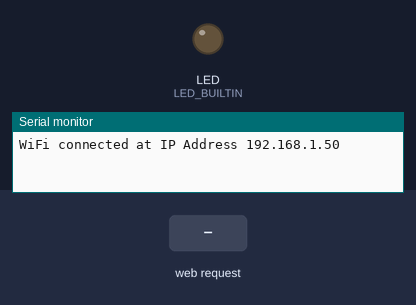
The sketch below on a simulated Raspberry Pi Pico W. On the bench: output pins drawn as LEDs (lit = HIGH), the last lines printed to the serial monitor. The test bench sets the inputs (shaded band). WiFi joins after 1.5 s; servers stay silent unless stated.

Above: at 2.7 s.
2.8 s: HTTP request GET /led/on received
At 3.6 s:
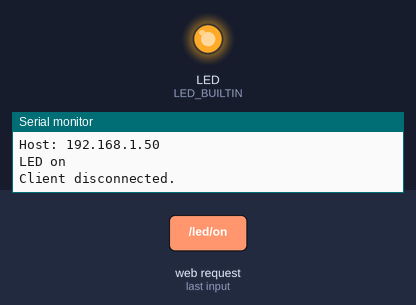
4.3 s: HTTP request GET /led/off received
At 4.7 s:
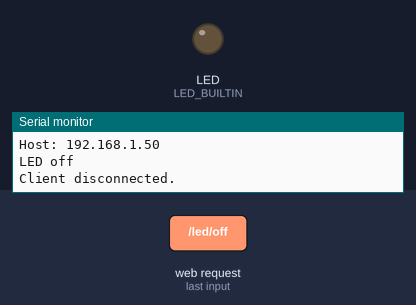
Timing chart, 0 to 7.3 s (numbered marks = the images above; inputs shaded):
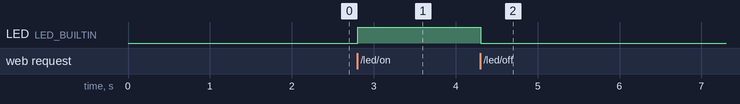

Measured:
- after the input at 2.8 s, LED (LED_BUILTIN): LOW → HIGH at once
- after the input at 4.3 s, LED (LED_BUILTIN): HIGH → LOW at once

The sketch:

ScanNetworks.ino
```cpp
/*
  Pico W Web Interface Demo
  picow-web-control-demo.ino
  Web Interface & WiFi Connection
  Control the onboard LED with Pico W

  Adapted from ESP32 example by Rui Santos - https://randomnerdtutorials.com

  DroneBot Workshop 2022
  https://dronebotworkshop.com
*/

// Load Wi-Fi library
#include <WiFi.h>

// Replace with your network credentials
const char* ssid = "Livebox-C150";
const char* password = "dswQtTrQah5fKX639g";

// Set web server port number to 80
WiFiServer server(80);

// Variable to store the HTTP request
String header;

// Variable to store onboard LED state
String picoLEDState = "off";

// Current time
unsigned long currentTime = millis();
// Previous time
unsigned long previousTime = 0;
// Define timeout time in milliseconds (example: 2000ms = 2s)
const long timeoutTime = 2000;

void setup() {

  // Start Serial Monitor
  Serial.begin(115200);

  // Initialize the LED as an output
  pinMode(LED_BUILTIN, OUTPUT);

  // Set LED off
  digitalWrite(LED_BUILTIN, LOW);

  // Connect to Wi-Fi network with SSID and password
  WiFi.begin(ssid, password);

  // Display progress on Serial monitor
  while (WiFi.status() != WL_CONNECTED) {
    delay(500);
    Serial.print(".");
  }

  // Print local IP address and start web server
  Serial.println("");
  Serial.print("WiFi connected at IP Address ");
  Serial.println(WiFi.localIP());

  // Start Server
  server.begin();
}

void loop() {

  WiFiClient client = server.available();   // Listen for incoming clients

  if (client) {                             // If a new client connects,
    currentTime = millis();
    previousTime = currentTime;
    Serial.println("New Client.");          // print a message out in the serial port
    String currentLine = "";                // make a String to hold incoming data from the client
    while (client.connected() && currentTime - previousTime <= timeoutTime) {  // loop while the client's connected
      currentTime = millis();
      if (client.available()) {             // if there's bytes to read from the client,
        char c = client.read();             // read a byte, then
        Serial.write(c);                    // print it out the serial monitor
        header += c;
        if (c == '\n') {                    // if the byte is a newline character
          // if the current line is blank, you got two newline characters in a row.
          // that's the end of the client HTTP request, so send a response:
          if (currentLine.length() == 0) {
            // HTTP headers always start with a response code (e.g. HTTP/1.1 200 OK)
            // and a content-type so the client knows what's coming, then a blank line:
            client.println("HTTP/1.1 200 OK");
            client.println("Content-type:text/html");
            client.println("Connection: close");
            client.println();

            // Switch the LED on and off
            if (header.indexOf("GET /led/on") >= 0) {
              Serial.println("LED on");
              picoLEDState = "on";
              digitalWrite(LED_BUILTIN, HIGH);
            } else if (header.indexOf("GET /led/off") >= 0) {
              Serial.println("LED off");
              picoLEDState = "off";
              digitalWrite(LED_BUILTIN, LOW);
            }

            // Display the HTML web page
            client.println("<!DOCTYPE html><html>");
            client.println("<head><meta name=\"viewport\" content=\"width=device-width, initial-scale=1\">");
            client.println("<link rel=\"icon\" href=\"data:,\">");

            // CSS to style the on/off buttons
            client.println("<style>html { font-family: Helvetica; display: inline-block; margin: 0px auto; text-align: center;}");
            client.println(".button { background-color: #4CAF50; border: none; color: white; padding: 16px 40px;");
            client.println("text-decoration: none; font-size: 30px; margin: 2px; cursor: pointer;}");
            client.println(".button2 {background-color: #F23A3A;}</style></head>");

            // Web Page Heading
            client.println("<body><h1>Pico W LED Control</h1>");

            // Display current state, and ON/OFF buttons for Onboard LED
            client.println("<p>Onboard LED is " + picoLEDState + "</p>");

            // Set buttons
            if (picoLEDState == "off") {

              //picoLEDState is off, display the ON button
              client.println("<p><a href=\"/led/on\"><button class=\"button\">ON</button></a></p>");
            } else {

              //picoLEDState is on, display the OFF button
              client.println("<p><a href=\"/led/off\"><button class=\"button button2\">OFF</button></a></p>");
            }

            client.println("</body></html>");

            // The HTTP response ends with another blank line
            client.println();
            // Break out of the while loop
            break;
          } else { // if you got a newline, then clear currentLine
            currentLine = "";
          }
        } else if (c != '\r') {  // if you got anything else but a carriage return character,
          currentLine += c;      // add it to the end of the currentLine
        }
      }
    }
    // Clear the header variable
    header = "";
    // Close the connection
    client.stop();
    Serial.println("Client disconnected.");
    Serial.println("");
  }
}
```
